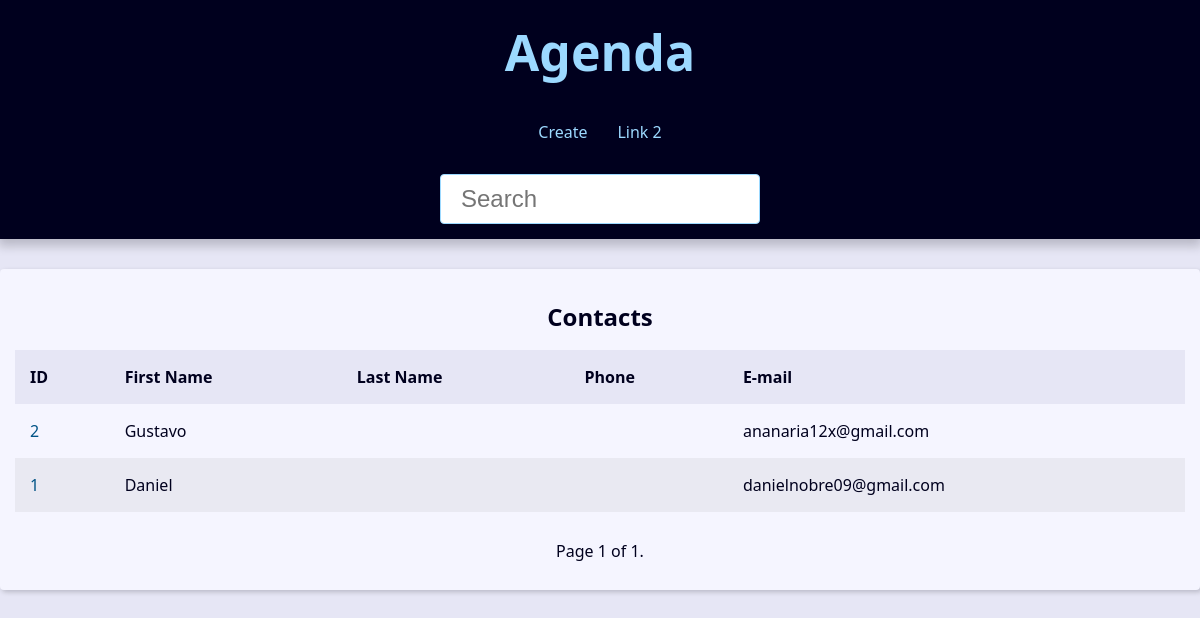
Page /?page=2&q= on the earlier database version.
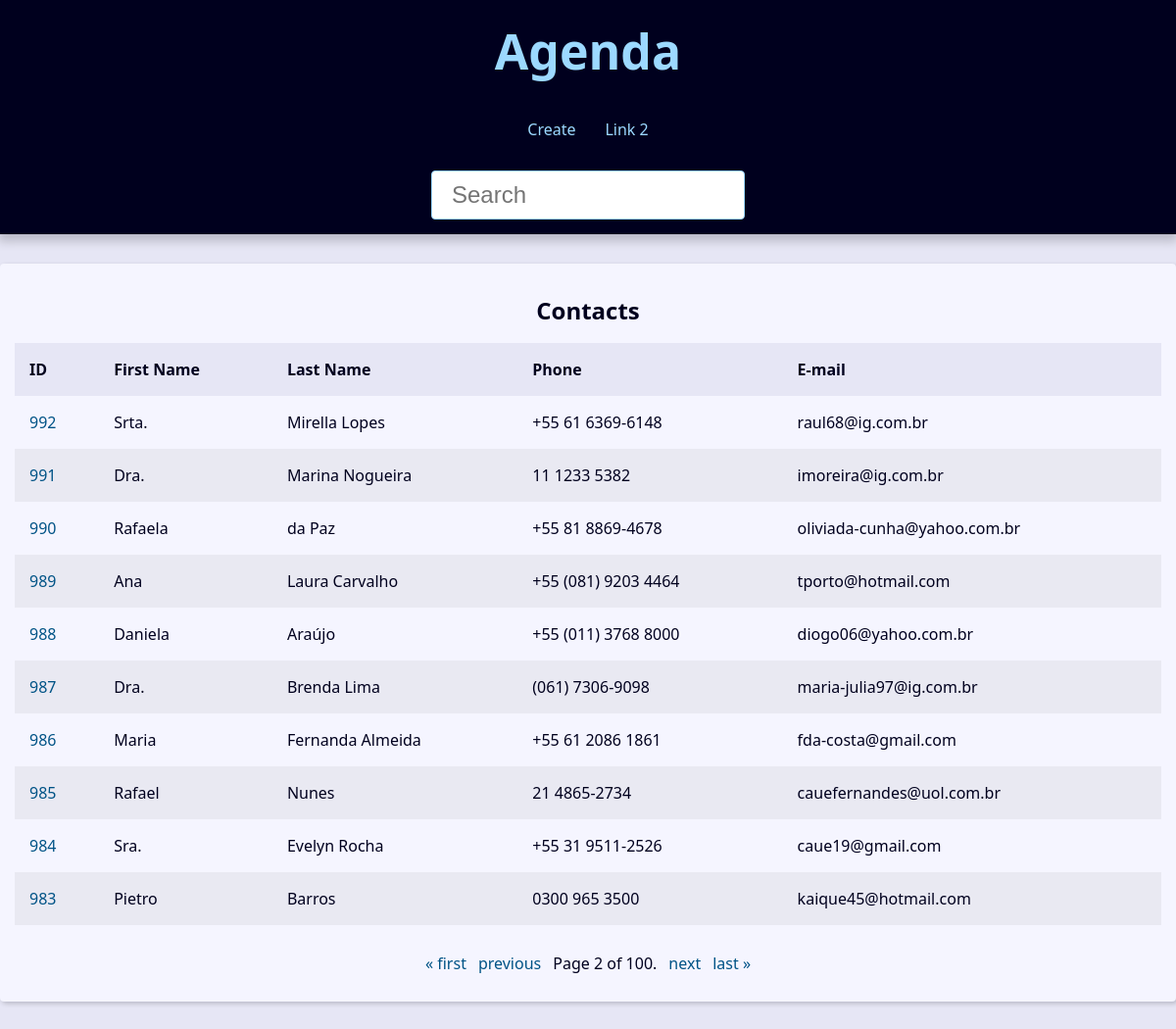
Same page on the later database version.
### contact/models.py (models this page shows, shortened)
class Contact(models.Model):
    first_name = models.CharField(max_length=50)
    last_name = models.CharField(max_length=50, blank=True)
    phone = models.CharField(max_length=50)
    email = models.EmailField(max_length=254)
    created_date = models.DateTimeField(default=timezone.now)
    description = models.TextField(blank=True)
    show = models.BooleanField(default=True)
    picture = models.ImageField(blank=True, upload_to='pictures/%Y/%m/')
    category = models.ForeignKey(
        Category,
        on_delete=models.SET_NULL,
        blank=True, null=True,
    )
    owner = models.ForeignKey(
        User,
        on_delete=models.SET_NULL,
        blank=True, null=True,
    )

### contact/views/contact_views.py (the view)
# urls.py: path('', views.index, name='index'),
def index(request):
    contacts = Contact.objects\
        .filter(show=True)\
        .order_by('-id')
    paginator = Paginator(contacts, 10)
    page_number = request.GET.get("page")
    page_obj = paginator.get_page(page_number)
    context = {
        'page_obj': page_obj,
        'site_title': 'Contatos - ',
    }
    return render(
        request,
        'contact/index.html',
        context,
    )

### contact/templates/contact/index.html
{% extends 'global/base.html' %}
{% block content %}
{% if page_obj %}
    <div class="responsive-table">
        <table class="contacts-table">
            <caption class ="table-caption">
                Contacts
            </caption>
            <thead>
                <tr class="table-row table-row-header">
                    <th class="table-header">ID</th>
                    <th class="table-header">First Name</th>
                    <th class="table-header">Last Name</th>
                    <th class="table-header">Phone</th>
                    <th class="table-header">E-mail</th>
                </tr>
            </thead>
            <tbody>
                {% for contact in page_obj  %}
                    <tr class="table-row">
                        <td class="table-cel">
                            <a
                                class="table-link"
                                href="{% url 'contact:contact' contact.id %}"
                            >
                                {{ contact.id }}
                            </a>
                        </td>
                        <td class="table-cel">
                            {{ contact.first_name }}
                        </td>
                        <td class="table-cel">
                            {{ contact.last_name }}
                        </td>
                        <td class="table-cel">
                            {{ contact.phone }}
                        </td>
                        <td class="table-cel">
                            {{ contact.email }}
                        </td>
                    </tr>
                {% endfor %}
            </tbody>
        </table>
    </div>
{% else %}
            <div class="single-contact">
        <h1 class="single-contact-name">
            Nenhum contato encontrado
        </h1>
    </div>
{% endif %}
{% endblock content %}

Differences in the rows shown:
removed Contact: id "2", first_name "Gustavo", email "ananaria12x@gmail.com"
removed Contact: id "1", first_name "Daniel", email "danielnobre09@gmail.com"
added Contact: id "992", first_name "Srta.", last_name "Mirella Lopes", phone "+55 61 6369-6148", email "raul68@ig.com.br"
added Contact: id "991", first_name "Dra.", last_name "Marina Nogueira", phone "11 1233 5382", email "imoreira@ig.com.br"
added Contact: id "990", first_name "Rafaela", last_name "da Paz", phone "+55 81 8869-4678", email "oliviada-cunha@yahoo.com.br"
added Contact: id "989", first_name "Ana", last_name "Laura Carvalho", phone "+55 (081) 9203 4464", email "tporto@hotmail.com"
added Contact: id "988", first_name "Daniela", last_name "Araújo", phone "+55 (011) 3768 8000", email "diogo06@yahoo.com.br"
added Contact: id "987", first_name "Dra.", last_name "Brenda Lima", phone "(061) 7306-9098", email "maria-julia97@ig.com.br"
added Contact: id "986", first_name "Maria", last_name "Fernanda Almeida", phone "+55 61 2086 1861", email "fda-costa@gmail.com"
added Contact: id "985", first_name "Rafael", last_name "Nunes", phone "21 4865-2734", email "cauefernandes@uol.com.br"
added Contact: id "984", first_name "Sra.", last_name "Evelyn Rocha", phone "+55 31 9511-2526", email "caue19@gmail.com"
added Contact: id "983", first_name "Pietro", last_name "Barros", phone "0300 965 3500", email "kaique45@hotmail.com"
Other differences:
{{ page_obj.number }}: "1" → "2"
{{ page_obj.paginator.num_pages }}: "1" → "100"
text now shown: "« first previous next last »"
